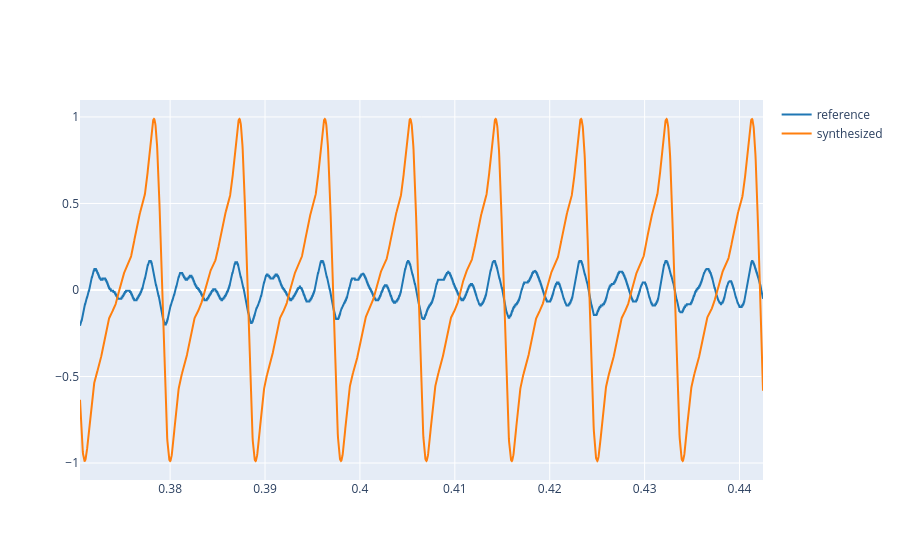

Write notebook code for a chart like this one.
### Code cell
t_start = 0.3705
t_end = t_start + (8 / f0)
plot_signals([reference_audio, synthesis], fs, t_start=t_start, t_end=t_end, name=['reference', 'synthesized'])

ax1 = plot_spectrogram(reference_audio, sr=fs, N=2048, H=256)
ax1.set_title('Reference Spectrogram')
ax1.set_ylim([0, 4000])
plt.show()

ax2 = plot_spectrogram(synthesis, sr=fs, N=2048, H=256)
ax2.set_title('Synthesized Spectrogram')
ax2.set_ylim([0, 4000])
plt.show()

display(Audio(synthesis, rate=fs))

### Figure 1 — Plotly figure (JSON) as saved in the notebook; plotly's stock layout.template omitted (floating-point values rounded to 4 significant figures; data arrays with more than 128 entries replaced by an {"elided": "..."} marker saying what was removed)
{"data": [{"line": {"color": "#1f77b4", "shape": "linear"}, "mode": "lines", "name": "reference", "type": "scatter", "x": {"elided": "3175 float values"}, "y": {"elided": "3175 float values"}}, {"line": {"color": "#ff7f0e", "shape": "linear"}, "mode": "lines", "name": "synthesized", "type": "scatter", "x": {"elided": "3175 float values"}, "y": {"elided": "3175 float values"}}], "layout": {}}
